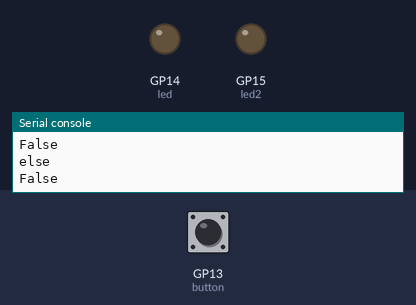
The program below on a simulated Raspberry Pi Pico running CircuitPython. Parts: output pins drawn as LEDs (lit = HIGH), the last lines printed to the serial console. Inputs (shaded band) come from the test bench; at power-on: GP13 (button) LOW.

Above: at 1.2 s.
1.3 s: GP13 (button) pulled HIGH for 0.15 s
At 2.2 s:
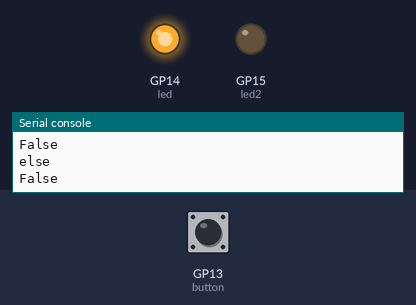
2.9 s: GP13 (button) pulled HIGH for 1 s
At 3.6 s:
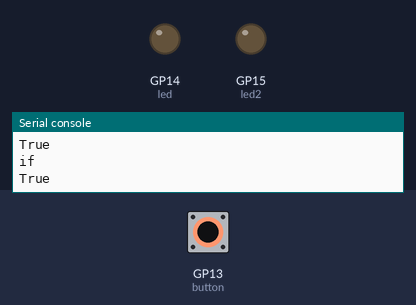
5.4 s: GP13 (button) pulled HIGH for 3.2 s
At 5.7 s:
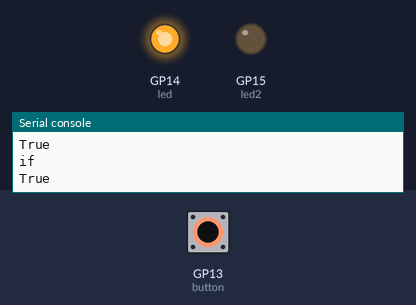
Timing chart, 0 to 8.4 s (numbered marks = the images above; inputs shaded):
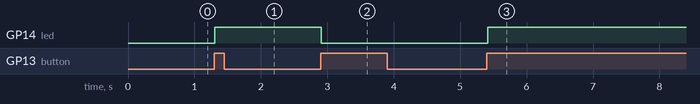

Measured:
- after the input at 1.3 s, GP14 (led): LOW → HIGH at once
- after the input at 2.9 s, GP14 (led): HIGH → LOW at once
- after the input at 5.4 s, GP14 (led): LOW → HIGH at once

The program:

power_on_led.py
```python
import digitalio
import analogio
import pwmio
import time
import board
import random

# LEDs
# on off led
led = digitalio.DigitalInOut(board.GP14)
led.direction = digitalio.Direction.OUTPUT
led.value = True
# PWM LED
led2 =pwmio.PWMOut(board.GP15, frequency=1000)
led2.duty_cycle = 0

# Inputs
# a button
button = digitalio.DigitalInOut(board.GP13)
button.direction = digitalio.Direction.INPUT
button.pull = digitalio.Pull.DOWN

# an analog input
sensor = analogio.AnalogIn(board.GP26)

# keep track of the states of the object
machine_state = False # Keeps track of if the machine is on or off.
button_pressed = False # To take action only once when the button is pressed

# Inside the while loop
while True:
    if button.value: # check if the button is pressed
        print('if')
        if button_pressed == False: # only take action once when the button is pressed
            machine_state = not machine_state
            button_pressed = True
    else:
        print('else')
        button_pressed = False # reset the button_pressed variable
    led.value = machine_state # update the LED
    print(button.value)
    # print(sensor.value)
    time.sleep(0.1)
```
